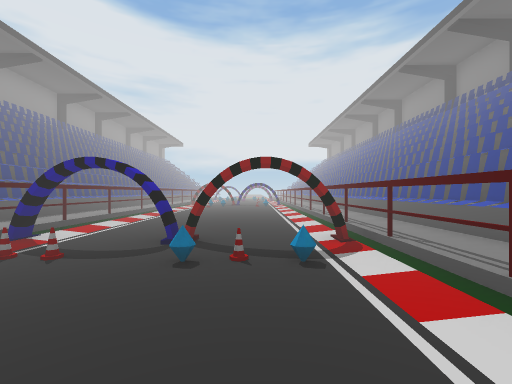
View 1 (above)

17 first-person views from a walk through a 3-D level made in the Unity game engine. The camera is 1.4 m above the floor, looks level and sees 90° across. The floor is counted in squares, 2 m on a side. Each view is taken from the middle of a square. On the plan, view 1 faces up. The plan holds only what a view shows up to about 9 squares ahead; the rest is blank. The place goes on beyond the plan. The player is left out.

View 2
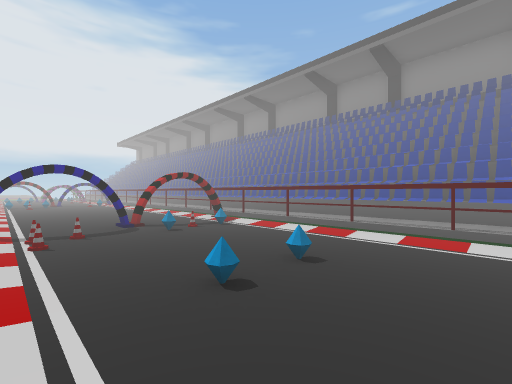

View 3
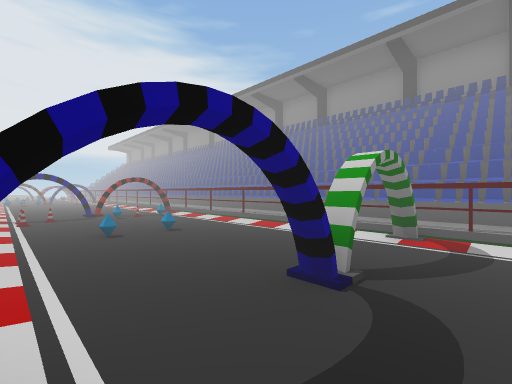

View 4
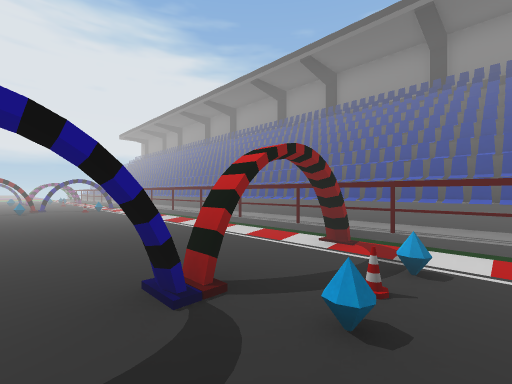

View 5
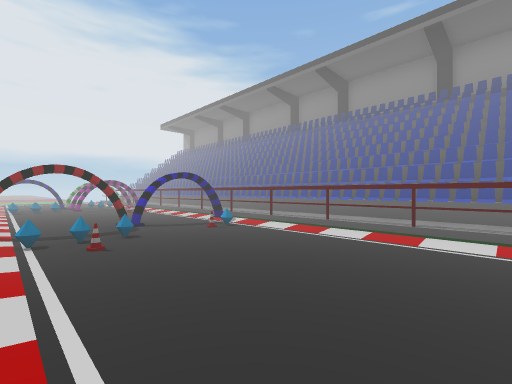

View 6
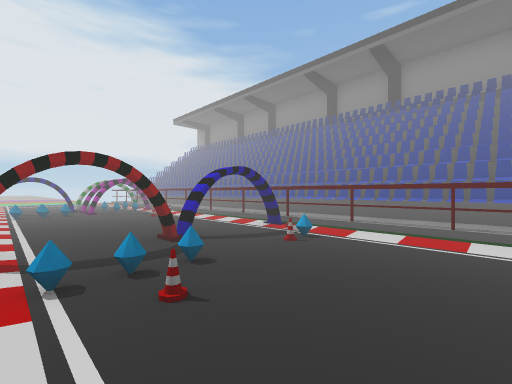

View 7
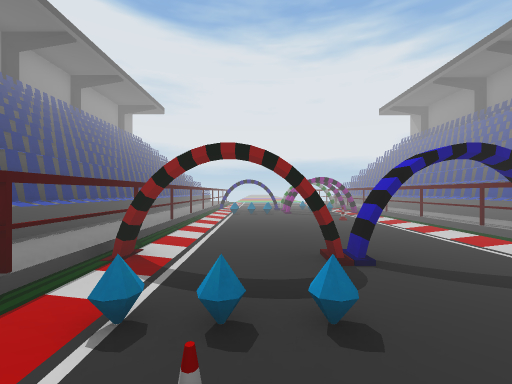

View 8
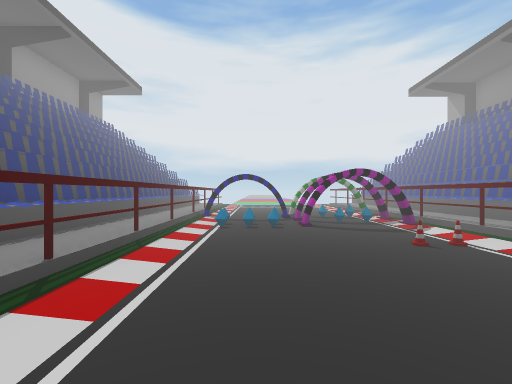

View 9
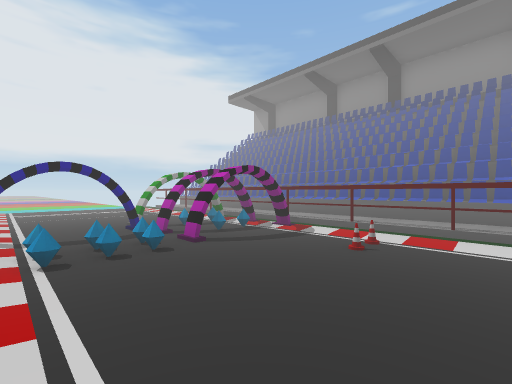

View 10
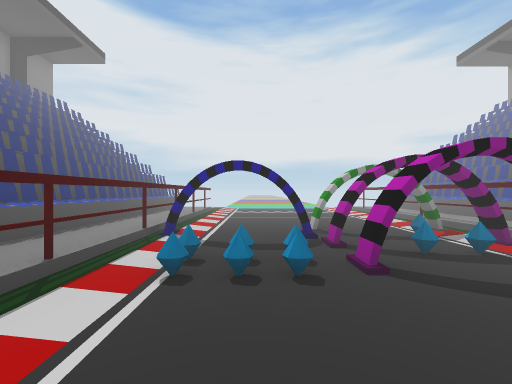

View 11
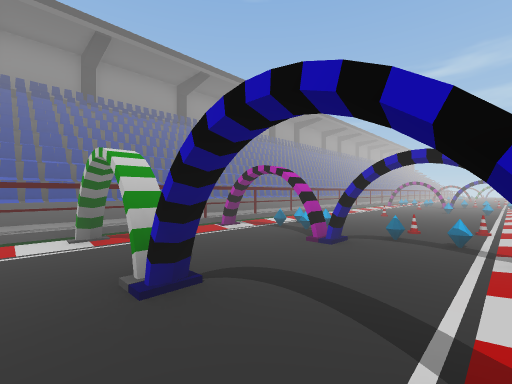

View 12
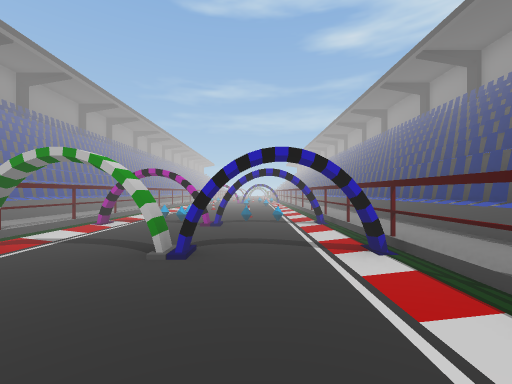

View 13
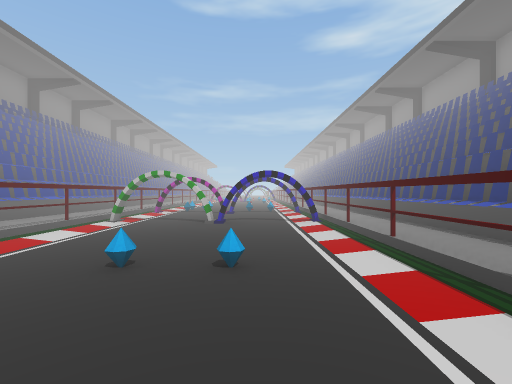

View 14
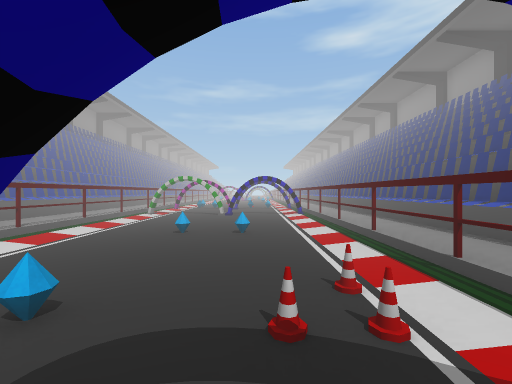

View 15
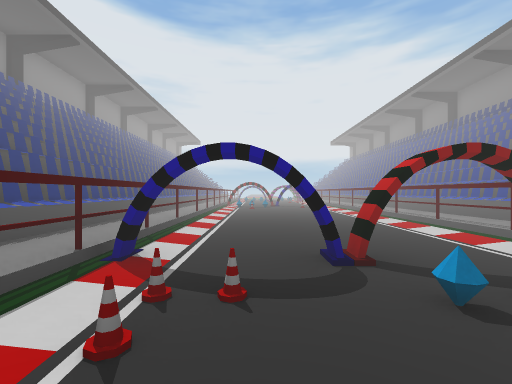

View 16
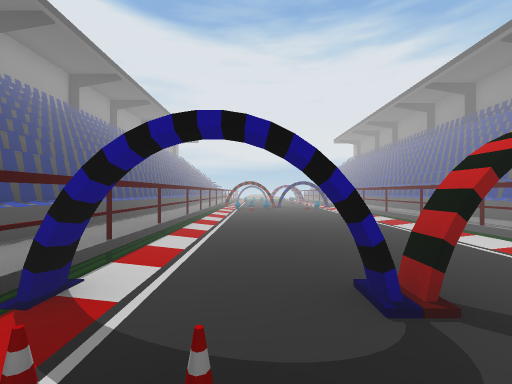

View 17
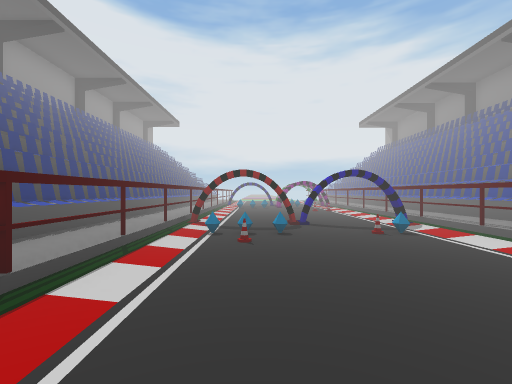

### Floor plan
Points are (right, up) in squares from view 1. A wall is a line through its corners. A room is listed if a view was taken in it or the views show most of it. See-through windows are left out.
Room 1 (views 1, 2, 3, 4, 5, 6, 7, 8, 9, 10, 11, 12, 13, 14, 15, 16, 17)
walls: (-1.1, 3.5) (-1.8, 3.5); (-0.4, 3.5) (-1, 3.5); (-2.9, 3.5) (-3.5, 3.5); (1.2, 3.5) (0.8, 3.5); (-1.1, 13.5) (-1.8, 13.5); (-0.5, 13.5) (-1, 13.5); (-2.9, 13.5) (-3.5, 13.5); (1.2, 13.5) (0.8, 13.5); (-1.8, -3.7) (-1.1, -3.7); (0.8, -3.7) (1.2, -3.7); (-3.5, -3.7) (-2.9, -3.7); (-1.1, -4) (-1.8, -4); (-0.9, -4) (-0.9, -3.7); (-0.5, -4) (-0.7, -4) (-0.7, -3.7) (-0.5, -3.7); (1.2, -4) (0.8, -4); (-3.6, 18.5) (-3.6, -7.9); (-0.4, 19.3) (-1, 19.3); (1.2, 19.3) (0.8, 19.3); (-1, -6.3) (-0.5, -6.3); (-0.4, 20.3) (-1, 20.3); (-1.8, -6.3) (-1.1, -6.3); (0.8, -6.3) (1.2, -6.3); (1.2, 20.3) (0.8, 20.3); (-3.5, -6.3) (-2.9, -6.3); (1.6, -9.5) (1.6, 20.5)
ways out: opening at (-3, 19)
objects: cone (-3, 2); cone (-3, 3); cone (-2, 3); cone (-2, 12); cone (0, 3); other object (0, 12); cone (0, 17); cone (1, 17)

Where each view was taken, in squares from view 1:
view 1: 0 up, 0 right, facing up
view 2: 2 down, 3 left, facing up-right
view 3: 5 down, 3 left, facing up-right
view 4: 2 up, 2 left, facing up-right
view 5: 8 up, 3 left, facing up-right
view 6: 10 up, 3 left, facing up-right
view 7: 11 up, 2 left, facing up
view 8: 14 up, 2 left, facing up
view 9: 16 up, 3 left, facing up-right
view 10: 17 up, 2 left, facing up
view 11: 3 down, 3 left, facing down-right
view 12: 1 down, 2 left, facing down
view 13: 2 up, 2 left, facing down
view 14: 4 up, 2 left, facing down
view 15: 1 up, 2 left, facing up
view 16: 2 up, 2 left, facing up
view 17: 8 up, 2 left, facing up
